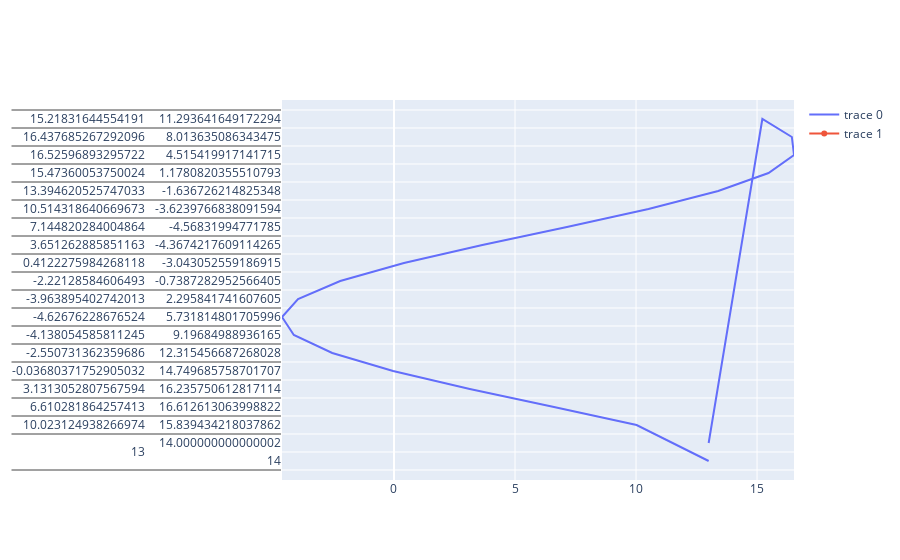

Notebook source saved alongside this figure:
### Code cell
ampl = (ph[0] - ph_v[0]) / np.cos(np.arctan((ph[1] - ph_v[1]) / (ph[0] - ph_v[0])))
theta_vp = np.arccos((ph[0] - ph_v[0]) / ampl)
angles = np.linspace(0 + theta_vp, (2 * np.pi) + theta_vp, 20)
ph_orbit = np.zeros((2, angles.shape[0]))
ph_orbit[0] = (ampl * np.cos(angles)) + ph_v[0]
ph_orbit[1] = (ampl * np.sin(angles)) + ph_v[1]

fig5 = go.Figure(data=go.Scatter(x=ph_orbit[0],
                                 y=ph_orbit))
fig5.add_trace(go.Scatter(x=[13],
                          y=[14]))
fig5.show()

### Figure 1 — Plotly figure (JSON) as saved in the notebook; plotly's stock layout.template omitted (floating-point values rounded to 4 significant figures)
{"data": [{"type": "scatter", "x": [13.0, 10.02, 6.61, 3.131, -0.0368, -2.551, -4.138, -4.627, -3.964, -2.221, 0.4122, 3.651, 7.145, 10.51, 13.39, 15.47, 16.53, 16.44, 15.22, 13.0], "y": [[13.0, 10.02, 6.61, 3.131, -0.0368, -2.551, -4.138, -4.627, -3.964, -2.221, 0.4122, 3.651, 7.145, 10.51, 13.39, 15.47, 16.53, 16.44, 15.22, 13.0], [14.0, 15.84, 16.61, 16.24, 14.75, 12.32, 9.197, 5.732, 2.296, -0.7387, -3.043, -4.367, -4.568, -3.624, -1.637, 1.178, 4.515, 8.014, 11.29, 14.0]]}, {"type": "scatter", "x": [13], "y": [14]}], "layout": {}}
